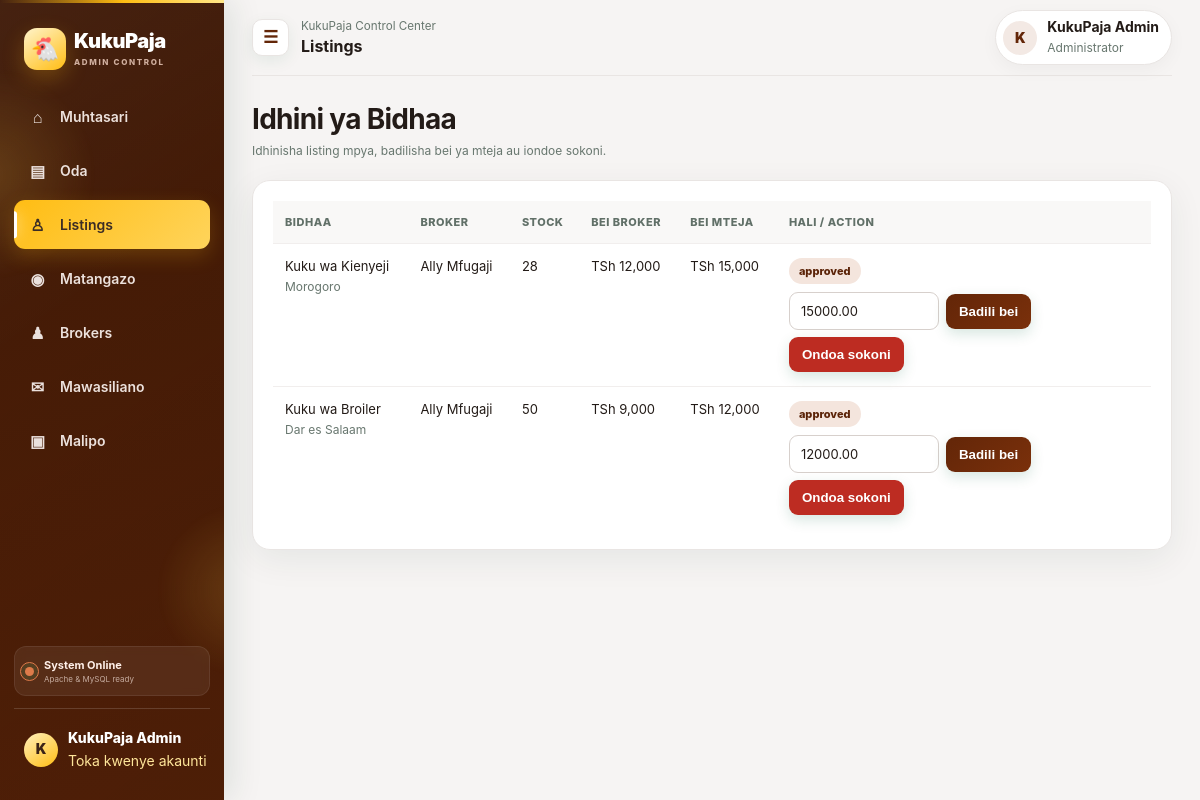
Screenshot of /admin/index.php?page=listings (signed in) with the database file from the repository.
### tables this page shows
CREATE TABLE kukupaja_products (
  id BIGINT UNSIGNED AUTO_INCREMENT PRIMARY KEY,
  broker_id BIGINT UNSIGNED NOT NULL,
  category ENUM('kienyeji','broiler','mayai','vifaranga','kuku_wakisasa','vingine') NOT NULL DEFAULT 'vingine',
  name VARCHAR(160) NOT NULL,
  description TEXT,
  supplier_price DECIMAL(12,2) NOT NULL,
  customer_price DECIMAL(12,2) NOT NULL DEFAULT 0,
  total_stock INT UNSIGNED NOT NULL,
  available_stock INT UNSIGNED NOT NULL,
  reserved_stock INT UNSIGNED NOT NULL DEFAULT 0,
  sold_stock INT UNSIGNED NOT NULL DEFAULT 0,
  location VARCHAR(160) NOT NULL,
  weight VARCHAR(60),
  age VARCHAR(60),
  vaccination VARCHAR(255),
  image_url VARCHAR(500),
  status ENUM('pending','approved','rejected','expired') DEFAULT 'pending',
  rejection_reason VARCHAR(255),
  approved_by BIGINT UNSIGNED,
  approved_at DATETIME,
  expires_at DATETIME,
  created_at TIMESTAMP DEFAULT CURRENT_TIMESTAMP,
  updated_at TIMESTAMP DEFAULT CURRENT_TIMESTAMP ON UPDATE CURRENT_TIMESTAMP,
  FOREIGN KEY (broker_id) REFERENCES kukupaja_users(id),
  FOREIGN KEY (approved_by) REFERENCES kukupaja_users(id)
);

CREATE TABLE kukupaja_users (
  id BIGINT UNSIGNED AUTO_INCREMENT PRIMARY KEY,
  role ENUM('customer','broker','admin') NOT NULL,
  name VARCHAR(120) NOT NULL,
  phone VARCHAR(20) NOT NULL UNIQUE,
  password_hash VARCHAR(255) NOT NULL,
  location VARCHAR(160),
  is_verified TINYINT(1) NOT NULL DEFAULT 0,
  is_active TINYINT(1) NOT NULL DEFAULT 1,
  created_at TIMESTAMP DEFAULT CURRENT_TIMESTAMP
);

### config/database.php (called while the page is built, shortened)
<?php
function db(): PDO
{
    static $pdo = null;
    if ($pdo instanceof PDO) {
        return $pdo;
    }
    $pdo = new PDO(
        'mysql:host=localhost;dbname=dadcasco_microfinance;charset=utf8mb4',
        'dadcasco_microfinance',
        '07634177Sa$@',
        [
            PDO::ATTR_ERRMODE => PDO::ERRMODE_EXCEPTION,
            PDO::ATTR_DEFAULT_FETCH_MODE => PDO::FETCH_ASSOC,
            PDO::ATTR_EMULATE_PREPARES => false,
        ]
    );
    return $pdo;
}

### admin/index.php (the view, shortened to what this page needs)
<?php
require_once __DIR__ . '/../config/database.php';
function e(mixed $value): string { return htmlspecialchars((string)$value, ENT_QUOTES, 'UTF-8'); }
?>
<?php exit; endif;
$page = $_GET['page'] ?? 'dashboard';
$navItems = [
 'dashboard'=>['Muhtasari','⌂'], 'orders'=>['Oda','▤'], 'listings'=>['Listings','♙'],
 'ads'=>['Matangazo','◉'], 'brokers'=>['Brokers','♟'], 'messages'=>['Mawasiliano','✉'], 'payouts'=>['Malipo','▣']
];
$stats = [
 'sales'=>db()->query("SELECT COALESCE(SUM(total_amount+delivery_fee),0) FROM kukupaja_orders WHERE status NOT IN ('cancelled','refunded')")->fetchColumn(),
 'sales_today'=>db()->query("SELECT COALESCE(SUM(total_amount+delivery_fee),0) FROM kukupaja_orders WHERE DATE(created_at)=CURDATE() AND status NOT IN ('cancelled','refunded')")->fetchColumn(),
 'orders'=>db()->query("SELECT COUNT(*) FROM kukupaja_orders WHERE status='pending'")->fetchColumn(),
 'total_orders'=>db()->query("SELECT COUNT(*) FROM kukupaja_orders")->fetchColumn(),
 'listings'=>db()->query("SELECT COUNT(*) FROM kukupaja_products WHERE status='pending'")->fetchColumn(),
 'brokers'=>db()->query("SELECT COUNT(*) FROM kukupaja_users WHERE role='broker' AND is_active=1")->fetchColumn(),
 'customers'=>db()->query("SELECT COUNT(*) FROM kukupaja_users WHERE role='customer' AND is_active=1")->fetchColumn(),
 'stock'=>db()->query("SELECT COALESCE(SUM(available_stock),0) FROM kukupaja_products WHERE status='approved'")->fetchColumn(),
];
$statusCounts=[]; foreach(db()->query("SELECT status,COUNT(*) total FROM kukupaja_orders GROUP BY status") as $row) $statusCounts[$row['status']] = (int)$row['total'];
$activeOrders=array_sum(array_map(fn($s)=>(int)($statusCounts[$s]??0),['confirmed','assigned','accepted','preparing','in_transit','delivered']));
$orders=db()->query("SELECT o.*,u.name customer_name,u.phone customer_phone,GROUP_CONCAT(CONCAT(p.name,' × ',oi.quantity) ORDER BY oi.id SEPARATOR ', ') items_summary FROM kukupaja_orders o JOIN kukupaja_users u ON u.id=o.customer_id LEFT JOIN kukupaja_order_items oi ON oi.order_id=o.id LEFT JOIN kukupaja_products p ON p.id=oi.product_id GROUP BY o.id ORDER BY o.created_at DESC LIMIT 100")->fetchAll();
$products=db()->query("SELECT p.*,u.name broker_name FROM kukupaja_products p JOIN kukupaja_users u ON u.id=p.broker_id ORDER BY FIELD(p.status,'pending','approved','rejected'),p.created_at DESC LIMIT 100")->fetchAll();
?>
<!doctype html><html lang="sw"><head><meta charset="utf-8"><meta name="viewport" content="width=device-width,initial-scale=1"><title>KukuPaja Admin</title>
</head><body><div class="layout"><aside class="app-sidebar"><div class="sidebar-orb orb-one"></div><div class="sidebar-orb orb-two"></div><div class="logo"><span class="logo-mark">🐔</span><div class="logo-copy">KukuPaja<small>ADMIN CONTROL</small></div></div><nav id="adminNav">
<?php $navIndex=0; foreach($navItems as $key=>$item):?><a style="--nav-delay:<?=e($navIndex++ * 55)?>ms" class="<?=$page===$key?'active':''?>" href="?page=<?=$key?>"><span class="nav-icon"><?=e($item[1])?></span><span class="nav-label"><?=e($item[0])?></span></a><?php endforeach?>
</nav><div class="sidebar-status"><span class="live-dot"></span><div class="status-copy"><b>System Online</b><small>Apache & MySQL ready</small></div></div><div class="user"><div class="avatar sidebar-avatar"><?=e(mb_strtoupper(mb_substr((string)$_SESSION['admin_name'],0,1)))?></div><div class="user-details"><div class="user-name"><?=e($_SESSION['admin_name'])?></div><a href="?logout=1">Toka kwenye akaunti</a></div></div></aside><main><header class="topbar"><div class="topbar-left"><button type="button" class="sidebar-toggle" onclick="toggleSidebar()" aria-label="Funga au fungua sidebar">☰</button><div><small>KukuPaja Control Center</small><strong><?=e($navItems[$page][0] ?? 'Admin')?></strong></div></div><div class="admin-pill"><div class="avatar"><?=e(mb_strtoupper(mb_substr((string)$_SESSION['admin_name'],0,1)))?></div><div class="admin-copy"><b><?=e($_SESSION['admin_name'])?></b><div class="muted">Administrator</div></div></div></header><?php if($flash):?><div class="flash"><?=e($flash)?></div><?php endif?><?php if($errorFlash):?><div class="flash error"><?=e($errorFlash)?></div><?php endif?>
<?php if($page==='dashboard'):?>
<section class="welcome-hero"><div><h1>Karibu, <?=e(explode(' ',trim((string)$_SESSION['admin_name']))[0])?> 👋</h1><p>Simamia oda, brokers, stock na mauzo yote ya KukuPaja kutoka sehemu moja.</p></div><div class="hero-date"><small><?=e(date('l'))?></small><b><?=e(date('d M Y'))?></b></div></section>
<div class="metric-grid">
<div class="metric-card"><div class="metric-top"><span>Mauzo yote</span><span class="metric-icon">↗</span></div><span class="metric-value">TSh <?=number_format((float)$stats['sales'])?></span><div class="metric-foot">Leo: TSh <?=number_format((float)$stats['sales_today'])?></div></div>
<div class="metric-card"><div class="metric-top"><span>Oda zote</span><span class="metric-icon yellow">▤</span></div><span class="metric-value"><?=number_format((int)$stats['total_orders'])?></span><div class="metric-foot"><?=number_format((int)$stats['orders'])?> mpya zinahitaji action</div></div>
<div class="metric-card"><div class="metric-top"><span>Stock sokoni</span><span class="metric-icon blue">♙</span></div><span class="metric-value"><?=number_format((int)$stats['stock'])?></span><div class="metric-foot"><?=number_format(count($products))?> bidhaa/listings</div></div>
<div class="metric-card"><div class="metric-top"><span>Watumiaji</span><span class="metric-icon purple">♟</span></div><span class="metric-value"><?=number_format((int)$stats['customers']+(int)$stats['brokers'])?></span><div class="metric-foot"><?=number_format((int)$stats['customers'])?> wateja • <?=number_format((int)$stats['brokers'])?> brokers</div></div>
</div>
<div class="dashboard-grid"><section class="panel"><div class="section-head"><h2>Oda za hivi karibuni</h2><a class="text-link" href="?page=orders">Angalia zote →</a></div><div class="recent-list"><?php foreach(array_slice($orders,0,6) as $o):?><div class="recent-order"><div><strong><?=e($o['order_number'])?></strong><div class="muted"><?=e(date('d M, H:i',strtotime($o['created_at'])))?></div></div><div class="recent-customer"><b><?=e($o['customer_name'])?></b><div class="muted"><?=e($o['customer_phone'])?></div></div><div class="recent-total"><b>TSh <?=number_format((float)$o['total_amount'])?></b></div><span class="tag <?=e($o['status'])?>"><?=e(statusLabel($o['status']))?></span></div><?php endforeach?></div></section>
<aside class="side-stack" style="position:static;height:auto;background:none;padding:0;box-shadow:none;color:inherit">
<section class="panel"><div class="section-head"><h2>Hali za oda</h2><span class="muted"><?=number_format((int)$stats['total_orders'])?> jumla</span></div><div class="status-list">
<div><div class="status-row-head"><span>Mpya</span><b><?=number_format((int)$stats['orders'])?></b></div><div class="status-track"><div class="status-fill" style="width:<?=min(100,round(((int)$stats['orders']/max(1,(int)$stats['total_orders']))*100))?>%"></div></div></div>
<div><div class="status-row-head"><span>Zinaendelea</span><b><?=number_format($activeOrders)?></b></div><div class="status-track"><div class="status-fill blue" style="width:<?=min(100,round(($activeOrders/max(1,(int)$stats['total_orders']))*100))?>%"></div></div></div>
<div><div class="status-row-head"><span>Zimekamilika</span><b><?=number_format((int)($statusCounts['completed']??0))?></b></div><div class="status-track"><div class="status-fill green" style="width:<?=min(100,round(((int)($statusCounts['completed']??0)/max(1,(int)$stats['total_orders']))*100))?>%"></div></div></div>
</div></section>
<section class="panel"><h2>Quick actions</h2><div class="quick-actions"><a class="quick-action" href="?page=orders"><span>▤</span>Oda mpya</a><a class="quick-action" href="?page=listings"><span>♙</span>Listings</a><a class="quick-action" href="?page=ads"><span>◉</span>Tangazo</a><a class="quick-action" href="?page=brokers"><span>♟</span>Brokers</a></div></section>
</aside></div>
<?php elseif($page==='listings'):?><h1>Idhini ya Bidhaa</h1><p class="muted">Idhinisha listing mpya, badilisha bei ya mteja au iondoe sokoni.</p><div class="panel scroll"><table class="mobile-card-table"><tr><th>Bidhaa</th><th>Broker</th><th>Stock</th><th>Bei Broker</th><th>Bei Mteja</th><th>Hali / Action</th></tr><?php foreach($products as $p):?><tr><td data-label="Bidhaa"><?=e($p['name'])?><div class="muted"><?=e($p['location'])?></div></td><td data-label="Broker"><?=e($p['broker_name'])?></td><td data-label="Stock"><?=e($p['available_stock'])?></td><td data-label="Bei Broker">TSh <?=number_format((float)$p['supplier_price'])?></td><td data-label="Bei Mteja">TSh <?=number_format((float)$p['customer_price'])?></td><td data-label="Hali na vitendo"><span class="tag <?=e($p['status'])?>"><?=e($p['status'])?></span><div class="listing-actions"><?php if($p['status']==='pending'):?><form method="post" class="inline"><input type="hidden" name="csrf" value="<?=e($_SESSION['csrf'])?>"><input type="hidden" name="action" value="reject"><input type="hidden" name="return_page" value="listings"><input type="hidden" name="product_id" value="<?=e($p['id'])?>"><input name="reason" placeholder="Sababu ya kukataa" required><button class="red">Kataa</button></form><?php elseif($p['status']==='approved'):?><form method="post" class="inline"><input type="number" name="customer_price" min="<?=e($p['supplier_price'])?>" value="<?=e($p['customer_price'])?>" required><button>Badili bei</button></form><form method="post" class="inline"><button class="red">Ondoa sokoni</button></form><?php endif?></div></td></tr><?php endforeach?></table></div>
<?php endif?></main></div></body></html>

### rows the page displays
kukupaja_products: name "Kuku wa Kienyeji", location "Morogoro", broker.name "Ally Mfugaji", available_stock "28", supplier_price "12,000", customer_price "15,000", status "approved", customer_price "15000.00"
kukupaja_products: name "Kuku wa Broiler", location "Dar es Salaam", broker.name "Ally Mfugaji", available_stock "50", supplier_price "9,000", customer_price "12,000", status "approved", customer_price "12000.00"

### other values shown
$item[1] "⌂"
$item[0] "Muhtasari"
$item[1] "▤"
$item[0] "Oda"
$item[1] "♙"
$item[0] "Listings"
$item[1] "◉"
$item[0] "Matangazo"
$item[1] "♟"
$item[0] "Brokers"
$item[1] "✉"
$item[0] "Mawasiliano"
$item[1] "▣"
$item[0] "Malipo"
mb_strtoupper(mb_substr((string)$_SESSION['admin_name'],0,1)) "K"
